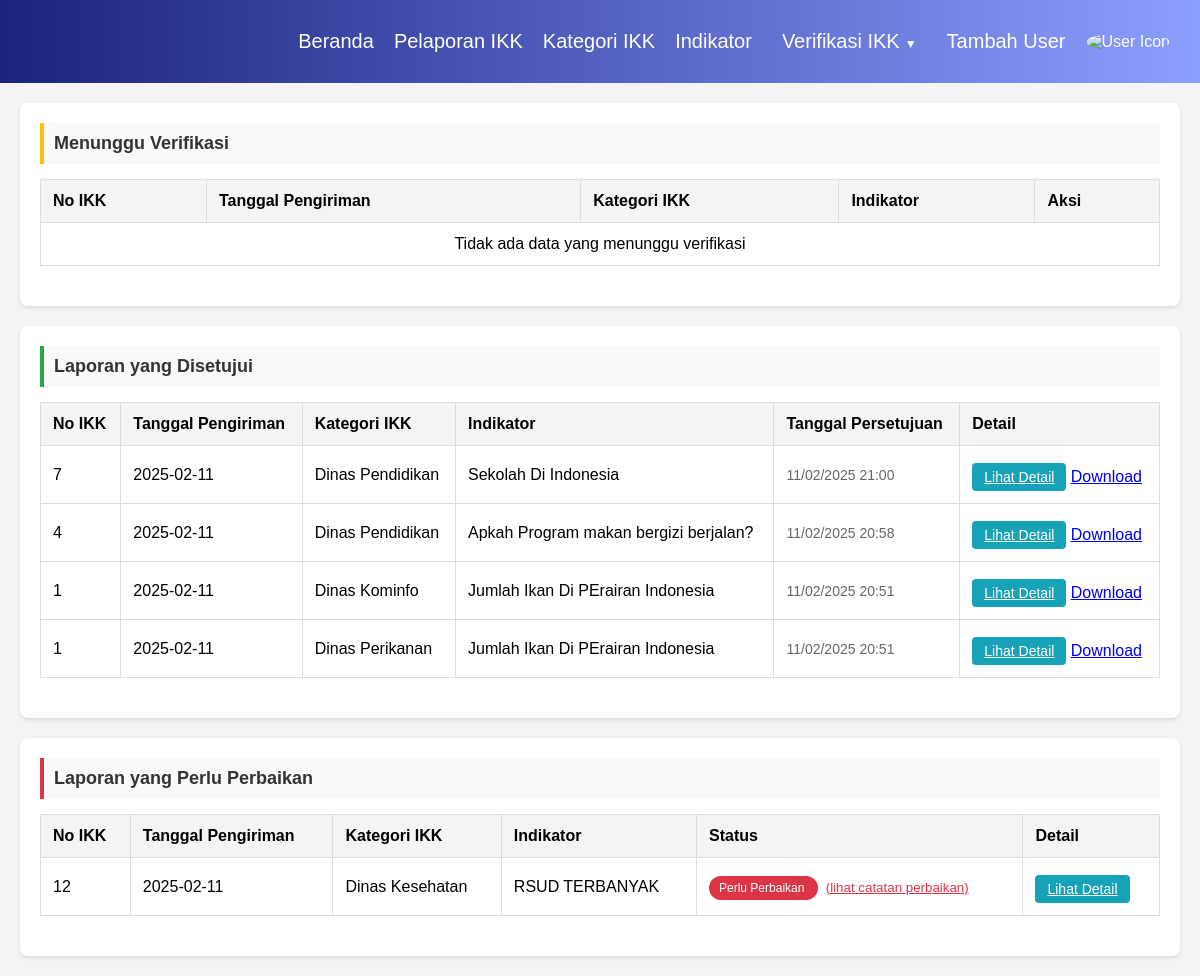
Page /Verifikasi_IKK.php on the committed database.
### tables this page shows
CREATE TABLE `pelaporan_opd` (
  `id` int NOT NULL,
  `user_id` int NOT NULL,
  `no_ikk` varchar(100) NOT NULL,
  `tgl_pengiriman` date NOT NULL,
  `kategori_ikk` varchar(100) NOT NULL,
  `ikk_output` text NOT NULL,
  `ikk_outcome` varchar(200) NOT NULL,
  `indikator` varchar(200) NOT NULL,
  `penyebut` varchar(500) NOT NULL,
  `pembilang` varchar(500) NOT NULL,
  `angka_pembilang` int NOT NULL,
  `angka_penyebut` int NOT NULL,
  `capaian` decimal(10,0) NOT NULL,
  `kategori_kendala_masalah` varchar(255) NOT NULL,
  `penjelasan_kendala_masalah` text NOT NULL,
  `unggah_dokumen` varchar(255) NOT NULL,
  `status_laporan` varchar(255) NOT NULL,
  `tanggal_persetujuan` datetime DEFAULT NULL
);

### Verifikasi_IKK.php (the view, shortened to what this page needs)
<?php
include '../db_config/db_config.php';
$query_menunggu = "SELECT p.*, k.nama_kategori_ikk
                   FROM pelaporan_opd p
                   LEFT JOIN kategori_ikk k ON p.kategori_ikk = k.nama_kategori_ikk
                   WHERE p.status_laporan = 'Menunggu'";
$query_setuju = "SELECT p.*, k.nama_kategori_ikk
                 FROM pelaporan_opd p
                 LEFT JOIN kategori_ikk k ON p.kategori_ikk = k.nama_kategori_ikk
                 WHERE p.status_laporan = 'Setuju'";
$query_perbaiki = "SELECT p.*, k.nama_kategori_ikk
                   FROM pelaporan_opd p
                   LEFT JOIN kategori_ikk k ON p.kategori_ikk = k.nama_kategori_ikk
                   WHERE p.status_laporan = 'Perbaiki'";
$query_setuju .= " ORDER BY p.tanggal_persetujuan DESC";
$result_menunggu = mysqli_query($conn, $query_menunggu);
$result_setuju = mysqli_query($conn, $query_setuju);
$result_perbaiki = mysqli_query($conn, $query_perbaiki);
?>
<!DOCTYPE html>
<html lang="id">
<head>
</head>
<body>
    <div class="header">
        <div class="nav">
            <a href="../halaman_PEM.php">Beranda</a>
            <a href="../PEM/pelaporan_IKK_PEM.php">Pelaporan IKK</a>
            <a href="../PEM/kategori_ikk.php">Kategori IKK</a>
            <a href="../PEM/indikator.php">Indikator</a>
          <div class="dropdown-container">
            <a href="#" class="dropdown-trigger">Verifikasi IKK</a>
        </div>
        <a href="../PEM/tambah_user.php">Tambah User</a>
    </div>
    <div class="user-menu">
        <img src="../image/9131529.png" alt="User Icon" title="User Menu" class="user-icon" id="user-icon">
    </div>
</div>
    <div class="section">
        <h3 class="section-title menunggu-title">Menunggu Verifikasi</h3>
        <table>
            <thead>
                <tr>
                    <th>No IKK</th>
                    <th>Tanggal Pengiriman</th>
                    <th>Kategori IKK</th>
                    <th>Indikator</th>
                    <th>Aksi</th>
                </tr>
            </thead>
            <tbody>
                <?php
                if (mysqli_num_rows($result_menunggu) > 0) {
                    while ($row = mysqli_fetch_assoc($result_menunggu)):
                ?>
                    <tr>
                        <td><?= htmlspecialchars($row['no_ikk']) ?></td>
                        <td><?= htmlspecialchars($row['tgl_pengiriman']) ?></td>
                        <td><?= htmlspecialchars($row['kategori_ikk']) ?></td>
                        <td><?= htmlspecialchars($row['indikator']) ?></td>
                        <td>
                        <button class="btn-action btn-setuju"
                                    onclick="verifikasiAction(<?= $row['id'] ?>, 'setuju')">
                                Setuju
                            </button>
                            <button class="btn-action btn-perbaiki" onclick="verifikasiAction(<?= $row['id'] ?>, 'perbaiki')">
    Perbaiki
</button>
                            <a href="../PEM/detail_laporan_pem.php?id=<?= $row['id'] ?>" class="btn-preview" target="_blank">
                                Lihat Detail
                            </a>
                            <a href="download_laporan.php?id=<?= $row['id'] ?>" class="btn-download">
                                <i class="fas fa-download"></i> Download
                            </a>
                        </td>
                    </tr>
                <?php
                    endwhile;
                } else {
                    echo "<tr><td colspan='5' style='text-align: center;'>Tidak ada data yang menunggu verifikasi</td></tr>";
                }
                ?>
            </tbody>
        </table>
    </div>
    <div class="section">
        <h3 class="section-title setuju-title">Laporan yang Disetujui</h3>
        <table>
            <thead>
                <tr>
                    <th>No IKK</th>
                    <th>Tanggal Pengiriman</th>
                    <th>Kategori IKK</th>
                    <th>Indikator</th>
                    <th>Tanggal Persetujuan</th>
                    <th>Detail</th>
                </tr>
            </thead>
            <tbody>
                <?php
                if (mysqli_num_rows($result_setuju) > 0) {
                    while ($row = mysqli_fetch_assoc($result_setuju)):
                ?>
                    <tr>
                        <td><?= htmlspecialchars($row['no_ikk']) ?></td>
                        <td><?= htmlspecialchars($row['tgl_pengiriman']) ?></td>
                        <td><?= htmlspecialchars($row['kategori_ikk']) ?></td>
                        <td><?= htmlspecialchars($row['indikator']) ?></td>
                        <td class="tanggal">
                            <?= date('d/m/Y H:i', strtotime($row['tanggal_persetujuan'])) ?>
                        </td>
                        <td>
                        <a href="../PEM/detail_laporan_pem.php?id=<?= $row['id'] ?>" class="btn-preview" target="_blank">
                            Lihat Detail
                        </a>
                        <a href="download_laporan.php?id=<?= $row['id'] ?>" class="btn-download">
                            <i class="fas fa-download"></i> Download
                        </a>
                        </td>
                    </tr>
                <?php
                    endwhile;
                } else {
                    echo "<tr><td colspan='6' style='text-align: center;'>Belum ada laporan yang disetujui</td></tr>";
                }
                ?>
            </tbody>
        </table>
    </div>
    <div class="section">
        <h3 class="section-title perbaiki-title">Laporan yang Perlu Perbaikan</h3>
        <table>
            <thead>
                <tr>
                    <th>No IKK</th>
                    <th>Tanggal Pengiriman</th>
                    <th>Kategori IKK</th>
                    <th>Indikator</th>
                    <th>Status</th>
                    <th>Detail</th>
                </tr>
            </thead>
            <tbody>
                <?php
                if (mysqli_num_rows($result_perbaiki) > 0) {
                    while ($row = mysqli_fetch_assoc($result_perbaiki)):
                ?>
                    <tr>
                        <td><?= htmlspecialchars($row['no_ikk']) ?></td>
                        <td><?= htmlspecialchars($row['tgl_pengiriman']) ?></td>
                        <td><?= htmlspecialchars($row['kategori_ikk']) ?></td>
                        <td><?= htmlspecialchars($row['indikator']) ?></td>
                        <td>
                            <span class="status-badge" style="background-color: #dc3545; color: white;">
    Perlu Perbaikan
</span>
<small style="color: #dc3545; margin-left: 8px;">
        <a href="lihat_catatan.php?id=<?= $row['id'] ?>" style="color: #dc3545; text-decoration: underline;">
            (lihat catatan perbaikan)
        </a>
    </small>
                        </td>
                        <td>
                        <a href="../PEM/detail_laporan_pem.php?id=<?= $row['id'] ?>" class="btn-preview" target="_blank">
                            Lihat Detail
                        </a>
                        </td>
                    </tr>
                <?php
                    endwhile;
                } else {
                    echo "<tr><td colspan='6' style='text-align: center;'>Tidak ada laporan yang perlu perbaikan</td></tr>";
                }
                ?>
            </tbody>
        </table>
    </div>
</body>
</html>

### Verifikasi_IKK.php (style rules this page uses)
body { font-family: Arial, sans-serif; margin: 0; padding: 0; background-color: #f4f4f4; }
.header { background: linear-gradient(to right, #1a237e, #8c9eff); padding: 30px; display: flex; align-items: center; color: white; }
.nav { display: flex; gap: 20px; margin-left: auto; }
.header a { color: white; text-decoration: none; font-size: 20px; }
.section { margin: 20px; background: white; padding: 20px; border-radius: 8px; box-shadow: 0 2px 4px rgba(0,0,0,0.1); }
.section-title { background-color: #f8f9fa; padding: 10px; margin-bottom: 15px; border-left: 4px solid; font-size: 18px; }
.menunggu-title { border-color: #ffc107; }
.setuju-title { border-color: #28a745; }
.perbaiki-title { border-color: #dc3545; }
table { width: 100%; border-collapse: collapse; margin-bottom: 20px; }
th, td { padding: 12px; text-align: left; border: 1px solid #ddd; }
th { background-color: #f4f4f4; }
.btn-preview { display: inline-block; padding: 6px 12px; background-color: #17a2b8; color: white; border: none; border-radius: 4px; cursor: pointer; margin-top: 5px; font-size: 14px; }
.status-badge { padding: 5px 10px; border-radius: 15px; font-size: 12px; }
.tanggal { color: #666; font-size: 14px; }
.dropdown-container { position: relative; display: inline-block; }
.dropdown-trigger { color: white; text-decoration: none; font-size: 20px; padding: 10px; cursor: pointer; }
.dropdown-trigger::after { content: '▼'; font-size: 12px; margin-left: 5px; }
.user-menu { position: relative; margin-left: 20px; }
.user-icon { width: 30px; height: 30px; border-radius: 50%; cursor: pointer; }
h3 { margin: 0 0 15px; font-size: 20px; color: #333; }

### rows in the picture
pelaporan_opd: no_ikk "7", tgl_pengiriman "2025-02-11", kategori_ikk "Dinas Pendidikan", indikator "Sekolah Di Indonesia", tanggal_persetujuan "11/02/2025 21:00"
pelaporan_opd: no_ikk "4", tgl_pengiriman "2025-02-11", kategori_ikk "Dinas Pendidikan", indikator "Apkah Program makan bergizi berjalan?", tanggal_persetujuan "11/02/2025 20:58"
pelaporan_opd: no_ikk "1", tgl_pengiriman "2025-02-11", kategori_ikk "Dinas Kominfo", indikator "Jumlah Ikan Di PErairan Indonesia", tanggal_persetujuan "11/02/2025 20:51"
pelaporan_opd: no_ikk "1", tgl_pengiriman "2025-02-11", kategori_ikk "Dinas Perikanan", indikator "Jumlah Ikan Di PErairan Indonesia", tanggal_persetujuan "11/02/2025 20:51"
pelaporan_opd: no_ikk "12", tgl_pengiriman "2025-02-11", kategori_ikk "Dinas Kesehatan", indikator "RSUD TERBANYAK"
